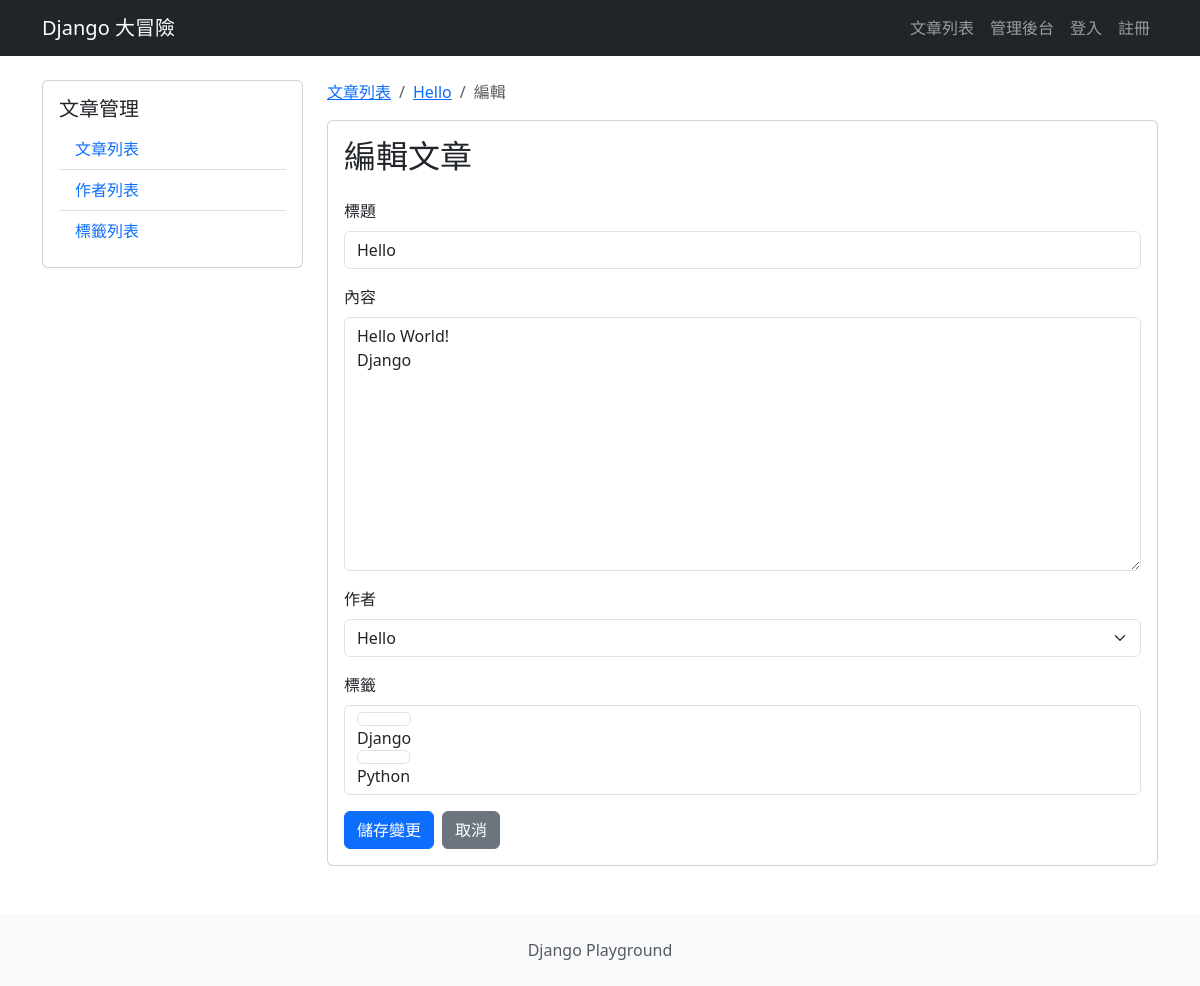
The page /blog/articles/1/edit/ on the database as committed earlier.
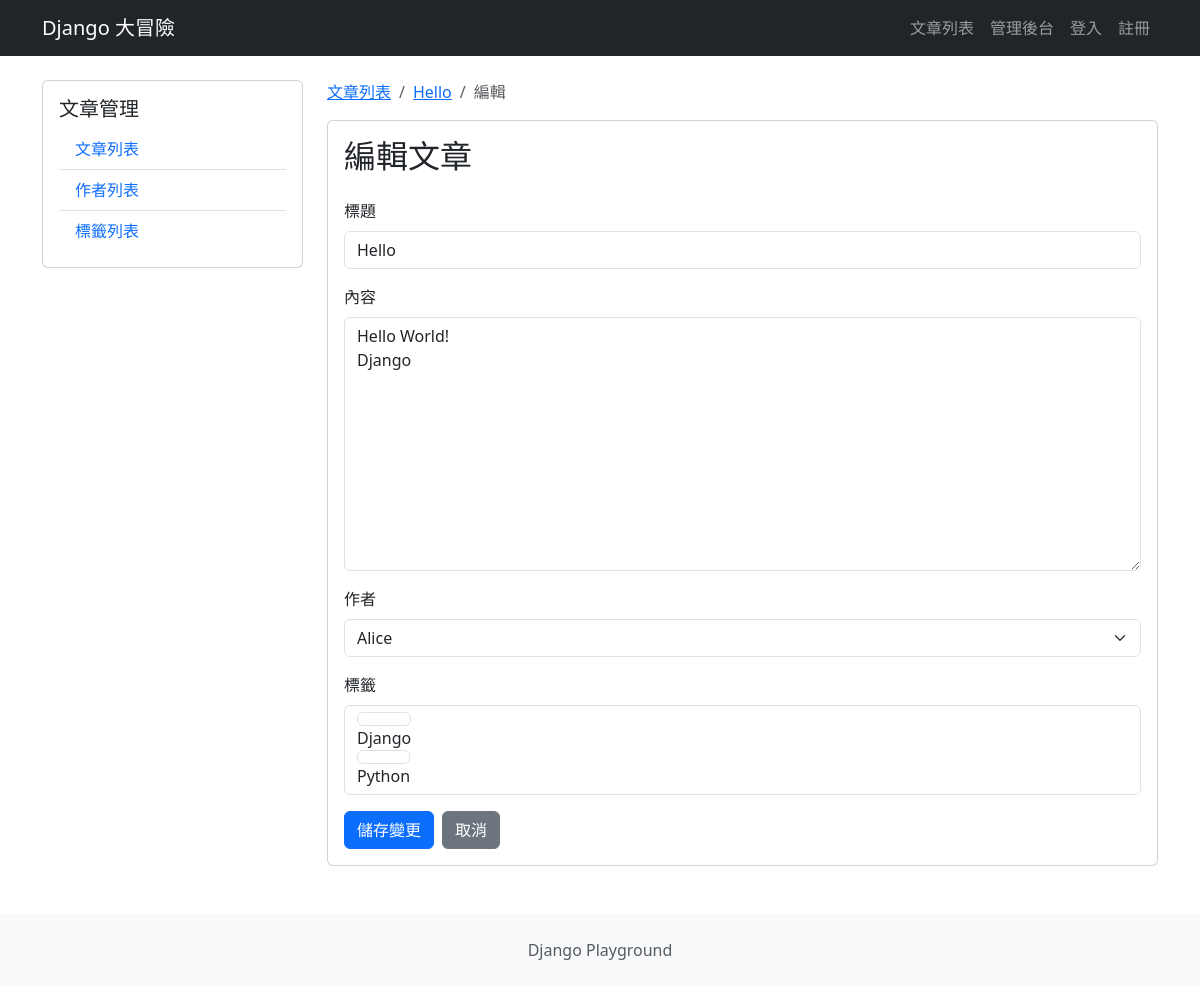
The same page on the database as committed later.
### blog/models.py (models this page shows, shortened)
class Article(models.Model):
    title = models.CharField(max_length=200)
    content = models.TextField()
    created_at = models.DateTimeField(auto_now_add=True)
    updated_at = models.DateTimeField(auto_now=True)
    is_published = models.BooleanField(default=False)
    author = models.ForeignKey(  # ForeignKey外鍵會關聯到Author這張表
        Author,
        on_delete=models.CASCADE,  # 假設作者這筆資料被刪掉,文章就一起被刪掉
        related_name="articles",  # 反向的名字如何查詢,不寫也可以,Django 會自動命名為Default article
        null=True,
        blank=True,
    )
    tags = models.ManyToManyField(  # 多對多的關聯
        Tag,
        related_name="articles",  # 反向的名字如何查詢
        blank=True,
    )

### blog/views.py (the view, shortened to what this page needs)
# urls.py: path("articles/<int:article_id>/edit/", views.article_edit, name="article_edit"),
def article_edit(request, article_id):
    article = get_object_or_404(Article, id=article_id)
    form = ArticleForm(request.POST or None, instance=article)
    return render(request, "blog/article_edit.html", {"form": form, "article": article})

### blog/forms.py (shortened to what this page needs)
class ArticleForm(forms.ModelForm):
    class Meta:
        model = Article  # model的定義由Article來
        fields = ["title", "content", "author", "tags"]  # 表單需要的欄位
        labels = {
            "title": "標題",
            "content": "內容",
            "author": "作者",
            "tags": "標籤",
        }
        error_messages = {
            "title": {
                "required": "標題不能空白",
                "max_length": "標題最多 %(limit_value)d 字元",
            },
            "content": {
                "required": "內容不能空白",
            },
        }
        widgets = {
            "content": forms.Textarea(attrs={"rows": 10}),
            "tags": forms.CheckboxSelectMultiple(),
        }

### blog/models.py (called while the page is built)
    def __str__(self):
        return self.name

    def __str__(self):
        return self.name

### blog/templates/blog/article_edit.html (shortened to what this page needs)
{% extends "blog/base.html" %}
{% block blog_content %}
    <nav aria-label="breadcrumb" class="d-none d-md-block mb-3">
        <ol class="breadcrumb">
            <li class="breadcrumb-item">
                <a href="{% url 'blog:article_list' %}">文章列表</a>
            </li>
            <li class="breadcrumb-item">
                <a href="{% url 'blog:article_detail' article_id=article.id %}">{{ article.title }}</a>
            </li>
            <li class="breadcrumb-item active">
                編輯
            </li>
        </ol>
    </nav>
    <div class="card">
        <div class="card-body">
            <h2 class="card-title mb-4">
                編輯文章
            </h2>
            {% url 'blog:article_detail' article_id=article.id as cancel_url %}
            {% include "blog/components/article_form.html" with submit_text="儲存變更" show_reset=False %}
        </div>
    </div>
{% endblock blog_content %}

### blog/templates/blog/components/article_form.html (shortened to what this page needs)
{% load django_bootstrap5 %}
<form method="post">
    {% bootstrap_field form.title addon_before='<i class="bi bi-pencil"></i>' placeholder="請輸入標題..." %}
    {% bootstrap_field form.content addon_before='<i class="bi bi-file-text"></i>' rows=10 %}
    {% bootstrap_field form.author addon_before='<i class="bi bi-person"></i>' %}
    {% bootstrap_field form.tags addon_before='<i class="bi bi-person"></i>' %}
    <div class="d-flex gap-2 mt-3">
        {% bootstrap_button button_type="submit" content=submit_text %}
        {% bootstrap_button button_type="link" href=cancel_url content="取消" button_class="btn-secondary" %}
    </div>
</form>

Rows that differ between the two databases and show on the page:
changed Article "Hello": author "Hello" → "Alice"
